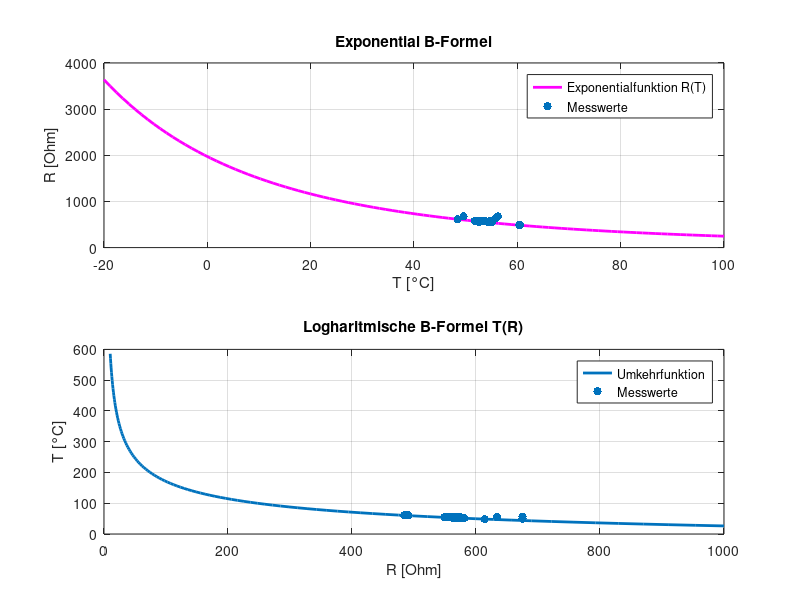

MATLAB code for this plot:
%Author: David Monschein
%License: MIT
%2020-11-15

k = 273.15;
%Masuring results
Rmat = [];
Tmat = [];

Rplotmax = 8000;

% ofset to 2nd row due to title
csvResult = csvread("samples.csv", 1, 0);
[csvHeight,csvWidth] = size(csvResult);
%Load CSV
for i = 1:(csvHeight/2)
   Tmat = [Tmat csvResult(i,1)];
   Rmat = [Rmat csvResult(i,2)];
end
% Kelvin!
Tmat = Tmat + k;
% Get lowest & Highest value from temperature
[T1, It1] = min(Tmat);
[T2, It2] = max(Tmat);
% Get Resistances for them
R1 = Rmat(It1);
R2 = Rmat(It2);
% B
B = T1*T2/(T2-T1)*log(R1/R2)
% use values above for rating
Tr = T2
Rr = R2

%Create Exponential
Rtv = linspace(0,Rplotmax,100);
Rtlog = logspace(1,3,100);
%Rtv
tex = linspace(-20,100,100);
k = 273.15;
% R(T)
%Rntc = Rr * exp(1/(tex + k) + 1/Tr);
Rntc = Rr*exp(B*(1./(tex + k) - 1/Tr))
% T(R)
Tntc = 1./(log(Rtlog ./ Rr)/B + 1/Tr) - k;

Tmat = Tmat - k;

%error("oida")

%Exponential
figure(1)
subplot(2,1,1);
plot(tex ,Rntc,'linewidth',2,'color','magenta');
hold on
scatter(Tmat,Rmat,'filled');
hold off
grid on
legend('Exponentialfunktion R(T)','Messwerte');
xlabel('T [°C]');
ylabel('R [Ohm]');
title("Exponential B-Formel");
%Reverse Exponential
subplot(2,1,2);
plot(Rtlog ,Tntc,'linewidth',2);
hold on
scatter(Rmat,Tmat,'filled');
hold off
grid on
legend('Umkehrfunktion','Messwerte');
ylabel('T [°C]');
xlabel('R [Ohm]');
title("Logharitmische B-Formel T(R)");
